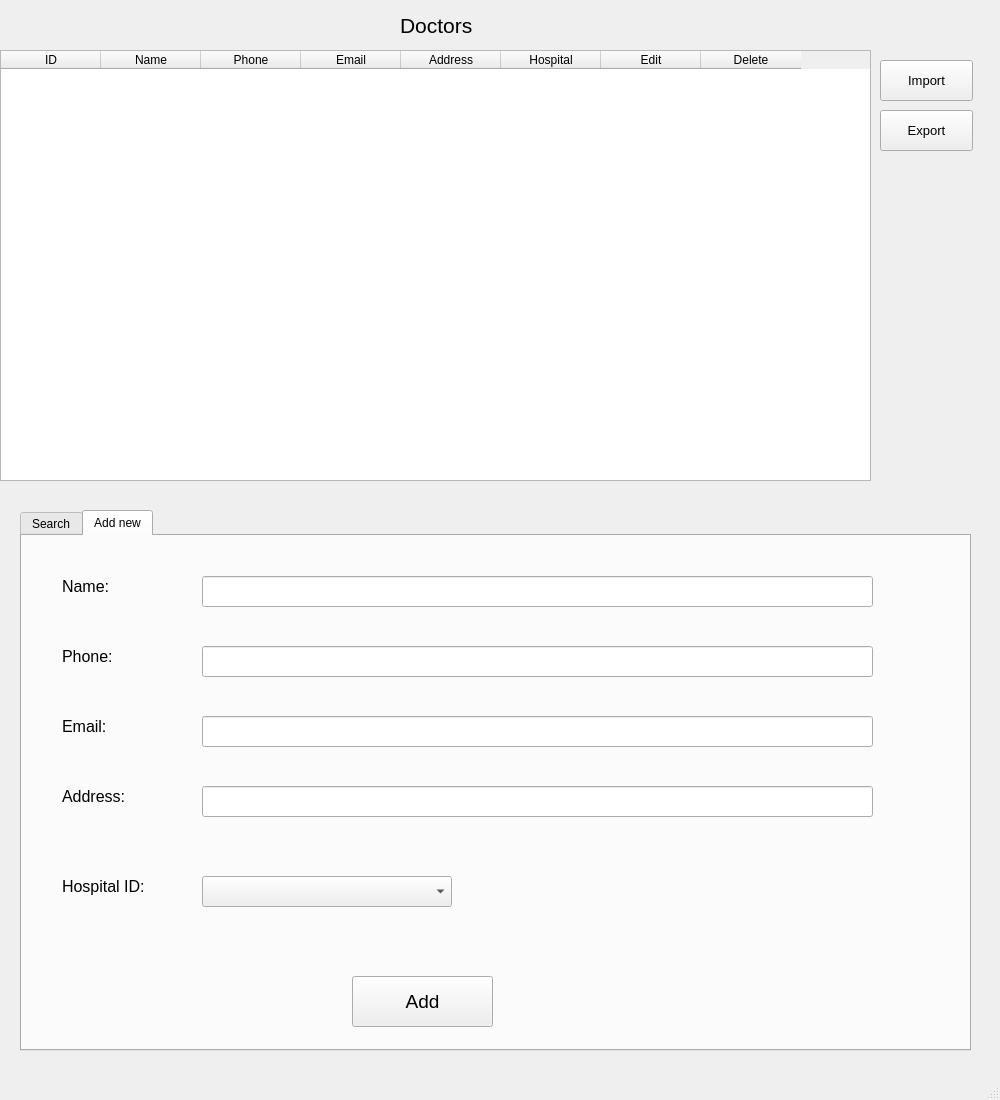
<?xml version="1.0" encoding="UTF-8"?>
<ui version="4.0">
 <class>doctor_window</class>
 <widget class="QMainWindow" name="doctor_window">
  <property name="geometry">
   <rect>
    <x>0</x>
    <y>0</y>
    <width>1000</width>
    <height>1100</height>
   </rect>
  </property>
  <property name="maximumSize">
   <size>
    <width>1000</width>
    <height>1100</height>
   </size>
  </property>
  <property name="windowTitle">
   <string>Doctor Manage</string>
  </property>
  <widget class="QWidget" name="centralwidget">
   <widget class="QPushButton" name="pushButton_2">
    <property name="geometry">
     <rect>
      <x>880</x>
      <y>110</y>
      <width>93</width>
      <height>41</height>
     </rect>
    </property>
    <property name="font">
     <font>
      <pointsize>10</pointsize>
     </font>
    </property>
    <property name="text">
     <string>Export</string>
    </property>
   </widget>
   <widget class="QTableWidget" name="tableWidget">
    <property name="geometry">
     <rect>
      <x>0</x>
      <y>50</y>
      <width>871</width>
      <height>431</height>
     </rect>
    </property>
    <column>
     <property name="text">
      <string>ID</string>
     </property>
    </column>
    <column>
     <property name="text">
      <string>Name</string>
     </property>
    </column>
    <column>
     <property name="text">
      <string>Phone</string>
     </property>
    </column>
    <column>
     <property name="text">
      <string>Email</string>
     </property>
    </column>
    <column>
     <property name="text">
      <string>Address</string>
     </property>
    </column>
    <column>
     <property name="text">
      <string>Hospital</string>
     </property>
    </column>
    <column>
     <property name="text">
      <string>Edit</string>
     </property>
    </column>
    <column>
     <property name="text">
      <string>Delete</string>
     </property>
    </column>
   </widget>
   <widget class="QTabWidget" name="tabWidget">
    <property name="geometry">
     <rect>
      <x>20</x>
      <y>510</y>
      <width>951</width>
      <height>541</height>
     </rect>
    </property>
    <property name="currentIndex">
     <number>1</number>
    </property>
    <widget class="QWidget" name="tab">
     <attribute name="title">
      <string>Search</string>
     </attribute>
     <widget class="QGroupBox" name="groupBox">
      <property name="geometry">
       <rect>
        <x>10</x>
        <y>10</y>
        <width>921</width>
        <height>161</height>
       </rect>
      </property>
      <property name="title">
       <string>Search doctor</string>
      </property>
      <widget class="QLabel" name="label_2">
       <property name="geometry">
        <rect>
         <x>30</x>
         <y>30</y>
         <width>61</width>
         <height>16</height>
        </rect>
       </property>
       <property name="font">
        <font>
         <pointsize>11</pointsize>
         <weight>75</weight>
         <bold>true</bold>
        </font>
       </property>
       <property name="text">
        <string>Name:</string>
       </property>
      </widget>
      <widget class="QLineEdit" name="lineEdit">
       <property name="geometry">
        <rect>
         <x>110</x>
         <y>21</y>
         <width>751</width>
         <height>41</height>
        </rect>
       </property>
      </widget>
      <widget class="QPushButton" name="pushButton_3">
       <property name="geometry">
        <rect>
         <x>390</x>
         <y>80</y>
         <width>151</width>
         <height>41</height>
        </rect>
       </property>
       <property name="font">
        <font>
         <pointsize>12</pointsize>
        </font>
       </property>
       <property name="text">
        <string>Search Doctor</string>
       </property>
      </widget>
     </widget>
    </widget>
    <widget class="QWidget" name="tab_2">
     <attribute name="title">
      <string>Add new</string>
     </attribute>
     <widget class="QLabel" name="label_4">
      <property name="geometry">
       <rect>
        <x>40</x>
        <y>20</y>
        <width>81</width>
        <height>61</height>
       </rect>
      </property>
      <property name="font">
       <font>
        <pointsize>12</pointsize>
        <weight>50</weight>
        <bold>false</bold>
       </font>
      </property>
      <property name="text">
       <string>Name:</string>
      </property>
     </widget>
     <widget class="QLabel" name="label_5">
      <property name="geometry">
       <rect>
        <x>40</x>
        <y>90</y>
        <width>81</width>
        <height>61</height>
       </rect>
      </property>
      <property name="font">
       <font>
        <pointsize>12</pointsize>
        <weight>50</weight>
        <bold>false</bold>
       </font>
      </property>
      <property name="text">
       <string>Phone:</string>
      </property>
     </widget>
     <widget class="QLabel" name="label_6">
      <property name="geometry">
       <rect>
        <x>40</x>
        <y>230</y>
        <width>81</width>
        <height>61</height>
       </rect>
      </property>
      <property name="font">
       <font>
        <pointsize>12</pointsize>
        <weight>50</weight>
        <bold>false</bold>
       </font>
      </property>
      <property name="text">
       <string>Address:</string>
      </property>
     </widget>
     <widget class="QLabel" name="label_7">
      <property name="geometry">
       <rect>
        <x>40</x>
        <y>320</y>
        <width>111</width>
        <height>61</height>
       </rect>
      </property>
      <property name="font">
       <font>
        <pointsize>12</pointsize>
        <weight>50</weight>
        <bold>false</bold>
       </font>
      </property>
      <property name="text">
       <string>Hospital ID:</string>
      </property>
     </widget>
     <widget class="QLineEdit" name="lineEdit_2">
      <property name="geometry">
       <rect>
        <x>180</x>
        <y>40</y>
        <width>671</width>
        <height>31</height>
       </rect>
      </property>
     </widget>
     <widget class="QLineEdit" name="lineEdit_3">
      <property name="geometry">
       <rect>
        <x>180</x>
        <y>110</y>
        <width>671</width>
        <height>31</height>
       </rect>
      </property>
     </widget>
     <widget class="QLineEdit" name="lineEdit_4">
      <property name="geometry">
       <rect>
        <x>180</x>
        <y>180</y>
        <width>671</width>
        <height>31</height>
       </rect>
      </property>
     </widget>
     <widget class="QPushButton" name="pushButton_4">
      <property name="geometry">
       <rect>
        <x>330</x>
        <y>440</y>
        <width>141</width>
        <height>51</height>
       </rect>
      </property>
      <property name="font">
       <font>
        <pointsize>14</pointsize>
       </font>
      </property>
      <property name="text">
       <string>Add</string>
      </property>
     </widget>
     <widget class="QLineEdit" name="lineEdit_6">
      <property name="geometry">
       <rect>
        <x>180</x>
        <y>250</y>
        <width>671</width>
        <height>31</height>
       </rect>
      </property>
     </widget>
     <widget class="QLabel" name="label_8">
      <property name="geometry">
       <rect>
        <x>40</x>
        <y>160</y>
        <width>81</width>
        <height>61</height>
       </rect>
      </property>
      <property name="font">
       <font>
        <pointsize>12</pointsize>
        <weight>50</weight>
        <bold>false</bold>
       </font>
      </property>
      <property name="text">
       <string>Email:</string>
      </property>
     </widget>
     <widget class="QComboBox" name="comboBox">
      <property name="geometry">
       <rect>
        <x>180</x>
        <y>340</y>
        <width>250</width>
        <height>31</height>
       </rect>
      </property>
     </widget>
    </widget>
   </widget>
   <widget class="QLabel" name="label">
    <property name="geometry">
     <rect>
      <x>400</x>
      <y>-10</y>
      <width>211</width>
      <height>71</height>
     </rect>
    </property>
    <property name="font">
     <font>
      <pointsize>16</pointsize>
     </font>
    </property>
    <property name="text">
     <string>Doctors</string>
    </property>
   </widget>
   <widget class="QPushButton" name="pushButton">
    <property name="geometry">
     <rect>
      <x>880</x>
      <y>60</y>
      <width>93</width>
      <height>41</height>
     </rect>
    </property>
    <property name="font">
     <font>
      <pointsize>10</pointsize>
     </font>
    </property>
    <property name="text">
     <string>Import</string>
    </property>
   </widget>
  </widget>
  <widget class="QMenuBar" name="menubar">
   <property name="geometry">
    <rect>
     <x>0</x>
     <y>0</y>
     <width>1000</width>
     <height>26</height>
    </rect>
   </property>
  </widget>
  <widget class="QStatusBar" name="statusbar"/>
 </widget>
 <resources/>
 <connections/>
</ui>
